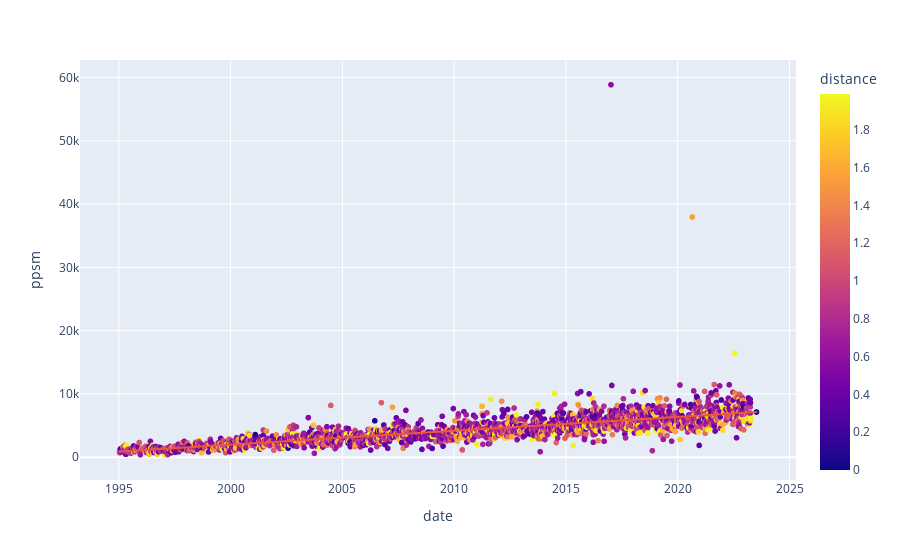

Write notebook code for a chart like this one.
### Code cell
px.scatter(df4, x='date', y='ppsm', trendline='ols', color='distance')

### Figure 1 — Plotly figure (JSON) as saved in the notebook; plotly's stock layout.template omitted (floating-point values rounded to 4 significant figures; data arrays with more than 128 entries replaced by an {"elided": "..."} marker saying what was removed)
{"data": [{"hovertemplate": "date=%{x}<br>ppsm=%{y}<br>distance=%{marker.color}<extra></extra>", "legendgroup": "", "marker": {"color": {"elided": "2655 float values"}, "coloraxis": "coloraxis", "symbol": "circle"}, "mode": "markers", "name": "", "showlegend": false, "type": "scattergl", "x": {"elided": "2655 str values"}, "xaxis": "x", "y": {"elided": "2655 float values"}, "yaxis": "y"}, {"hovertemplate": "<b>OLS trendline</b><br>ppsm = 6.94066e-06 * date + -4590.09<br>R<sup>2</sup>=0.546975<br><br>date=%{x}<br>ppsm=%{y} <b>(trend)</b><extra></extra>", "legendgroup": "", "marker": {"symbol": "circle"}, "mode": "lines", "name": "", "showlegend": false, "type": "scattergl", "x": {"elided": "2655 str values"}, "xaxis": "x", "y": {"elided": "2655 float values"}, "yaxis": "y"}], "layout": {"coloraxis": {"colorbar": {"title": {"text": "distance"}}, "colorscale": [[0, "#0d0887"], [0.1111, "#46039f"], [0.2222, "#7201a8"], [0.3333, "#9c179e"], [0.4444, "#bd3786"], [0.5556, "#d8576b"], [0.6667, "#ed7953"], [0.7778, "#fb9f3a"], [0.8889, "#fdca26"], [1, "#f0f921"]]}, "legend": {"tracegroupgap": 0}, "margin": {"t": 60}, "xaxis": {"anchor": "y", "domain": [0, 1], "title": {"text": "date"}}, "yaxis": {"anchor": "x", "domain": [0, 1], "title": {"text": "ppsm"}}}}
